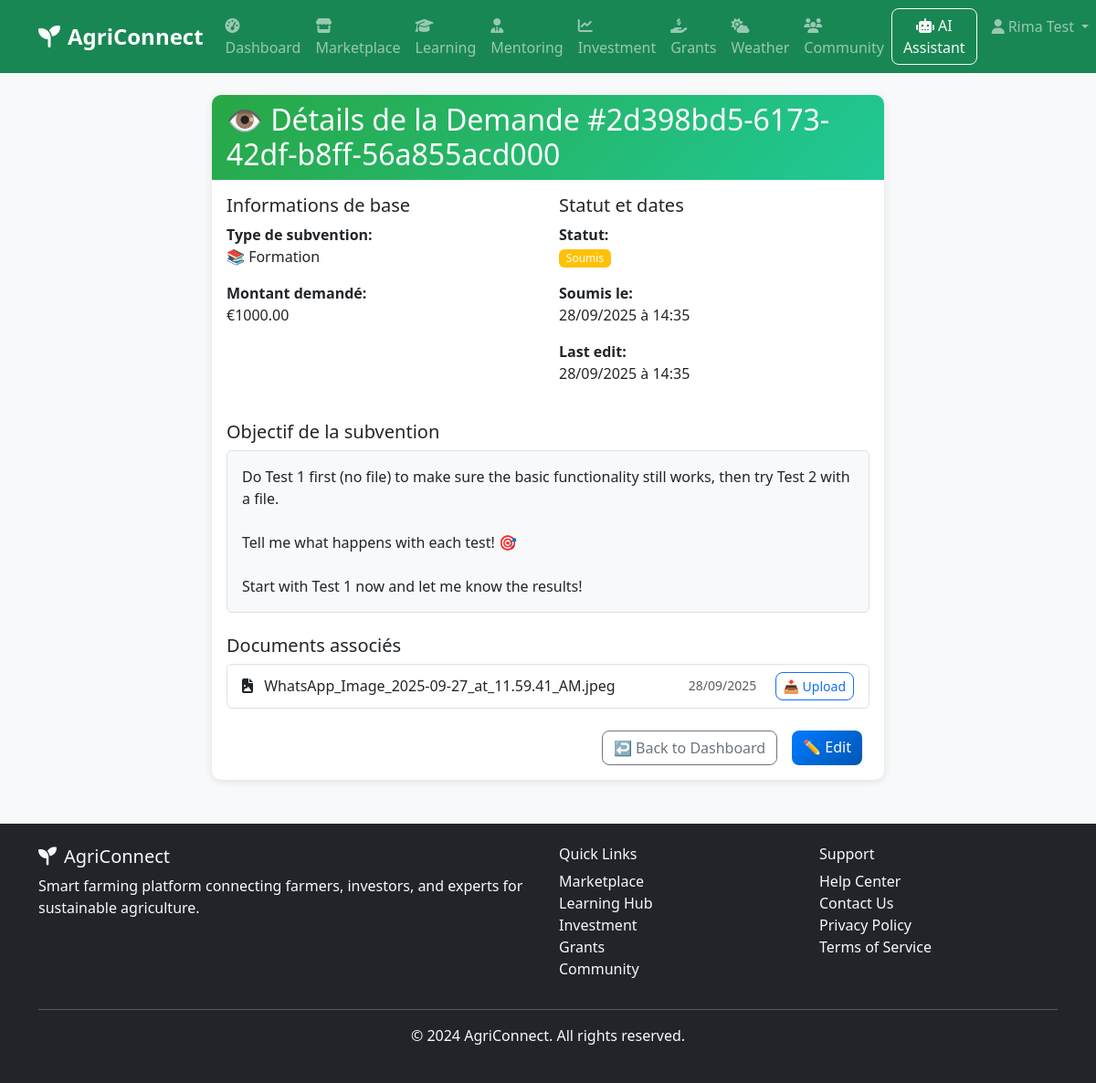
The page /grants/2d398bd5-6173-42df-b8ff-56a855acd000 (signed in) on the database its author committed.
### app/models/user.py (models this page shows, shortened)
class User(UserMixin, db.Model):
    __tablename__ = 'users'
    id = db.Column(db.Integer, primary_key=True)
    username = db.Column(db.String(80), unique=True, nullable=False)
    email = db.Column(db.String(120), unique=True, nullable=False)
    password_hash = db.Column(db.String(255), nullable=False)
    first_name = db.Column(db.String(50), nullable=False)
    last_name = db.Column(db.String(50), nullable=False)
    phone = db.Column(db.String(20))
    location = db.Column(db.String(100))
    user_type = db.Column(db.Enum('farmer', 'investor', 'expert', 'admin'), nullable=False, default='farmer')
    profile_image = db.Column(db.String(255))
    bio = db.Column(db.Text)
    farm_name = db.Column(db.String(100))
    farm_location = db.Column(db.String(200))
    farm_size = db.Column(db.Float)  # in acres
    farm_type = db.Column(db.String(50))  # organic, conventional, etc.
    years_experience = db.Column(db.Integer)
    farm_description = db.Column(db.Text)
    certifications = db.Column(db.Text)  # JSON string of certifications
    is_active = db.Column(db.Boolean, default=True)
    is_verified = db.Column(db.Boolean, default=False)
    created_at = db.Column(db.DateTime, default=datetime.utcnow)
    updated_at = db.Column(db.DateTime, default=datetime.utcnow, onupdate=datetime.utcnow)
    products = db.relationship('Product', backref='seller', lazy='dynamic')
    courses_enrolled = db.relationship('CourseEnrollment', backref='user', lazy='dynamic')
    courses_created = db.relationship('Course', backref='instructor', lazy='dynamic')
    land_listings = db.relationship('Land', backref='owner', lazy='dynamic')
    investments = db.relationship('Investment', backref='investor', lazy='dynamic')
    forum_posts = db.relationship('ForumPost', backref='author', lazy='dynamic')
    forum_comments = db.relationship('ForumComment', backref='author', lazy='dynamic')
    mentoring_sessions_as_mentor = db.relationship('MentoringSession', foreign_keys='MentoringSession.mentor_id', backref='mentor', lazy='dynamic')
    mentoring_sessions_as_mentee = db.relationship('MentoringSession', foreign_keys='MentoringSession.mentee_id', backref='mentee', lazy='dynamic')
    mentoring_requests = db.relationship('MentoringRequest', backref='mentee', lazy='dynamic')
    chat_sessions = db.relationship('ChatSession', backref='user', lazy='dynamic')
    def get_full_name(self):
        return f"{self.first_name} {self.last_name}"

### app/models/grant.py (models this page shows, shortened)
class GrantApplication(db.Model):
    __tablename__ = 'grant_applications'
    id = db.Column(db.Integer, primary_key=True)
    application_id = db.Column(db.String(36), unique=True, default=lambda: str(uuid.uuid4()))
    user_id = db.Column(db.Integer, db.ForeignKey('users.id'), nullable=False)
    grant_type = db.Column(db.String(50), nullable=False)  # equipment, seeds, infrastructure
    amount_requested = db.Column(db.Float, nullable=False)
    purpose = db.Column(db.Text, nullable=False)
    status = db.Column(db.String(20), default='Submitted')  # Submitted, Under Review, Approved, Rejected
    submission_date = db.Column(db.DateTime, default=datetime.utcnow)
    last_updated = db.Column(db.DateTime, default=datetime.utcnow, onupdate=datetime.utcnow)
    applicant = db.relationship('User', backref='grant_applications')

class ApplicationDocument(db.Model):
    __tablename__ = 'application_documents'
    id = db.Column(db.Integer, primary_key=True)
    application_id = db.Column(db.Integer, db.ForeignKey('grant_applications.id'), nullable=False)
    filename = db.Column(db.String(255), nullable=False)
    file_path = db.Column(db.String(500), nullable=False)
    file_type = db.Column(db.String(50))  # ID, land_proof, proposal
    upload_date = db.Column(db.DateTime, default=datetime.utcnow)
    application = db.relationship('GrantApplication', backref='documents')

### app/routes/grant_routes.py (the view)
@grant_bp.route('/grants/<application_id>')
@login_required
def view_application(application_id):
    application = GrantApplication.query.filter_by(
        application_id=application_id,
        user_id=current_user.id
    ).first_or_404()
    return render_template('grants/view_application.html', application=application)

### app/templates/grants/view_application.html
{% extends "base.html" %}
{% block content %}
<div class="container mt-4">
    <div class="row justify-content-center">
        <div class="col-md-8">
            <div class="card">
                <div class="card-header bg-info text-white">
                    <h2 class="mb-0">👁️ Détails de la Demande #{{ application.application_id }}</h2>
                </div>
                <div class="card-body">
                    <div class="row mb-4">
                        <div class="col-md-6">
                            <h5>Informations de base</h5>
                            <p><strong>Type de subvention:</strong><br>
                                {% if application.grant_type == 'equipment' %}🛠️ Équipement Agricole
                                {% elif application.grant_type == 'seeds' %}🌱 Semences et Plants
                                {% elif application.grant_type == 'infrastructure' %}🏗️ Infrastructure
                                {% elif application.grant_type == 'training' %}📚 Formation
                                {% else %}❔ {{ application.grant_type }}{% endif %}
                            </p>
                            <p><strong>Montant demandé:</strong><br>€{{ "%.2f"|format(application.amount_requested) }}
                            </p>
                        </div>
                        <div class="col-md-6">
                            <h5>Statut et dates</h5>
                            <p><strong>Statut:</strong><br>
                                <span
                                    class="badge bg-{% if application.status == 'Approved' %}success{% elif application.status == 'Rejected' %}danger{% else %}warning{% endif %}">
                                    {% if application.status == 'Submitted' %}Soumis
                                    {% elif application.status == 'Under Review' %}En Revue
                                    {% elif application.status == 'Approved' %}Approuvé
                                    {% elif application.status == 'Rejected' %}Rejeté
                                    {% else %}{{ application.status }}{% endif %}
                                </span>
                            </p>
                            <p><strong>Soumis le:</strong><br>{{ application.submission_date.strftime('%d/%m/%Y à
                                %H:%M') }}</p>
                            <p><strong>Last edit:</strong><br>{{ application.last_updated.strftime('%d/%m/%Y
                                à %H:%M') }}</p>
                        </div>
                    </div>
                    <div class="mb-4">
                        <h5>Objectif de la subvention</h5>
                        <div class="border p-3 bg-light rounded">
                            {{ application.purpose|replace('\n', '<br>')|safe }}
                        </div>
                    </div>
                    {% if application.documents %}
                    <div class="mb-4">
                        <h5>Documents associés</h5>
                        <div class="list-group">
                            {% for doc in application.documents %}
                            <li class="list-group-item d-flex justify-content-between align-items-center">
                                <div>
                                    <i
                                        class="fas fa-file-{{ 'pdf' if doc.file_type == 'pdf' else 'word' if doc.file_type in ['doc', 'docx'] else 'image' }} me-2"></i>
                                    {{ doc.filename }}
                                </div>
                                <div>
                                    <small class="text-muted me-3">{{ doc.upload_date.strftime('%d/%m/%Y') }}</small>
                                    <a href="{{ url_for('grant.download_file', application_id=application.application_id, filename=doc.filename) }}"
                                        class="btn btn-sm btn-outline-primary">
                                        📥 Upload
                                    </a>
                                </div>
                            </li>
                            {% endfor %}
                        </div>
                    </div>
                    {% else %}
                    <div class="alert alert-warning">
                        <strong>No document:</strong> No document n'a été associé à cette demande.
                    </div>
                    {% endif %}
                    <div class="d-grid gap-2 d-md-flex justify-content-md-end">
                        <a href="{{ url_for('grant.grants_dashboard') }}" class="btn btn-outline-secondary me-md-2">
                            ↩️ Back to Dashboard
                        </a>
                        {% if application.status == 'Submitted' %}
                        <a href="{{ url_for('grant.edit_application', application_id=application.application_id) }}"
                            class="btn btn-primary me-md-2">
                            ✏️ Edit
                        </a>
                        {% endif %}
                    </div>
                </div>
            </div>
        </div>
    </div>
</div>
{% endblock %}

### app/templates/base.html (shortened to what this page needs)
<!DOCTYPE html>
<html lang="en">
<head>
    <link href="https://cdn.jsdelivr.net/npm/bootstrap@5.3.0/dist/css/bootstrap.min.css" rel="stylesheet">
    <link href="https://cdnjs.cloudflare.com/ajax/libs/font-awesome/6.4.0/css/all.min.css" rel="stylesheet">
    <link href="{{ url_for('static', filename='css/style.css') }}" rel="stylesheet">
</head>
<body>
    <nav class="navbar navbar-expand-lg navbar-dark bg-success">
        <div class="container">
            <a class="navbar-brand" href="{{ url_for('dashboard.index') }}">
                <i class="fas fa-seedling me-2"></i>AgriConnect
            </a>
            <div class="collapse navbar-collapse" id="navbarNav">
                <ul class="navbar-nav me-auto">
                    <li class="nav-item">
                        <a class="nav-link" href="{{ url_for('dashboard.index') }}">
                            <i class="fas fa-tachometer-alt me-1"></i>Dashboard
                        </a>
                    </li>
                    <li class="nav-item">
                        <a class="nav-link" href="{{ url_for('marketplace.index') }}">
                            <i class="fas fa-store me-1"></i>Marketplace
                        </a>
                    </li>
                    <li class="nav-item">
                        <a class="nav-link" href="{{ url_for('learning.index') }}">
                            <i class="fas fa-graduation-cap me-1"></i>Learning
                        </a>
                    </li>
                    <li class="nav-item">
                        <a class="nav-link" href="{{ url_for('mentoring.index') }}">
                            <i class="fas fa-user-tie me-1"></i>Mentoring
                        </a>
                    </li>
                    <li class="nav-item">
                        <a class="nav-link" href="{{ url_for('investment.index') }}">
                            <i class="fas fa-chart-line me-1"></i>Investment
                        </a>
                    </li>
                    <li class="nav-item">
                        <a class="nav-link" href="{{ url_for('grant.grants_dashboard') }}">
                            <i class="fas fa-hand-holding-usd me-1"></i>Grants
                        </a>
                    </li>
                    <li class="nav-item">
                        <a class="nav-link" href="{{ url_for('weather.index') }}">
                            <i class="fas fa-cloud-sun me-1"></i>Weather
                        </a>
                    </li>
                    <li class="nav-item">
                        <a class="nav-link" href="{{ url_for('community.index') }}">
                            <i class="fas fa-users me-1"></i>Community
                        </a>
                    </li>
                </ul>
                <ul class="navbar-nav">
                    {% if current_user.is_authenticated %}
                    <li class="nav-item">
                        <button class="btn btn-outline-light me-2" data-bs-toggle="modal"
                            data-bs-target="#chatbotModal">
                            <i class="fas fa-robot me-1"></i>AI Assistant
                        </button>
                    </li>
                    <li class="nav-item dropdown">
                        <a class="nav-link dropdown-toggle" href="#" id="navbarDropdown" role="button"
                            data-bs-toggle="dropdown">
                            <i class="fas fa-user me-1"></i>{{ current_user.get_full_name() }}
                        </a>
                    </li>
                    {% endif %}
                </ul>
            </div>
        </div>
    </nav>
    <main class="container-fluid">
        {% block content %}{% endblock %}
    </main>
    <footer class="bg-dark text-light py-4 mt-5">
        <div class="container">
            <div class="row">
                <div class="col-md-6">
                    <h5><i class="fas fa-seedling me-2"></i>AgriConnect</h5>
                    <p>Smart farming platform connecting farmers, investors, and experts for sustainable agriculture.
                    </p>
                </div>
                <div class="col-md-3">
                    <h6>Quick Links</h6>
                    <ul class="list-unstyled">
                        <li><a href="{{ url_for('marketplace.index') }}" class="text-light">Marketplace</a></li>
                        <li><a href="{{ url_for('learning.index') }}" class="text-light">Learning Hub</a></li>
                        <li><a href="{{ url_for('investment.index') }}" class="text-light">Investment</a></li>
                        <li><a href="{{ url_for('grant.grants_dashboard') }}" class="text-light">Grants</a></li>
                        <li><a href="{{ url_for('community.index') }}" class="text-light">Community</a></li>
                    </ul>
                </div>
                <div class="col-md-3">
                    <h6>Support</h6>
                    <ul class="list-unstyled">
                        <li><a href="#" class="text-light">Help Center</a></li>
                        <li><a href="#" class="text-light">Contact Us</a></li>
                        <li><a href="#" class="text-light">Privacy Policy</a></li>
                        <li><a href="#" class="text-light">Terms of Service</a></li>
                    </ul>
                </div>
            </div>
            <hr>
            <div class="text-center">
                <p>&copy; 2024 AgriConnect. All rights reserved.</p>
            </div>
        </div>
    </footer>
</body>
</html>

### app/static/css/style.css (style rules this page uses)
:root { --primary-color: #28a745; --secondary-color: #6c757d; --success-color: #28a745; --info-color: #17a2b8; --warning-color: #ffc107; --danger-color: #dc3545; --light-color: #f8f9fa; --dark-color: #343a40; }
body { font-family: 'Segoe UI', Tahoma, Geneva, Verdana, sans-serif; background-color: #f8f9fa; }
.navbar-brand { font-weight: bold; font-size: 1.5rem; }
.navbar-nav .nav-link { font-weight: 500; transition: color 0.3s ease; }
.card { border: none; border-radius: 10px; box-shadow: 0 2px 10px rgba(0, 0, 0, 0.1); transition: transform 0.3s ease, box-shadow 0.3s ease; }
.card-header { background: linear-gradient(135deg, var(--primary-color), #20c997); color: white; border-radius: 10px 10px 0 0 !important; border: none; }
.btn { border-radius: 8px; font-weight: 500; transition: all 0.3s ease; }
.btn-primary { background: linear-gradient(135deg, #007bff, #0056b3); border: none; }
.badge { border-radius: 6px; font-weight: 500; }
footer { margin-top: auto; }
footer a { color: #adb5bd; text-decoration: none; transition: color 0.3s ease; }

### rows shown on the page
User: get_full_name "Rima Test"
GrantApplication: application_id "2d398bd5-6173-42df-b8ff-56a855acd000", amount_requested "1000.00", submission_date "28/09/2025 à 14:35", last_updated "28/09/2025 à 14:35", purpose "Do Test 1 first (no file) to make sure the basic functionality still works, then try Test 2 with a file. Tell me what happens with each test! 🎯 Start with Test 1 now and let me know the results!"
ApplicationDocument: filename "WhatsApp_Image_2025-09-27_at_11.59.41_AM.jpeg", upload_date "28/09/2025"
